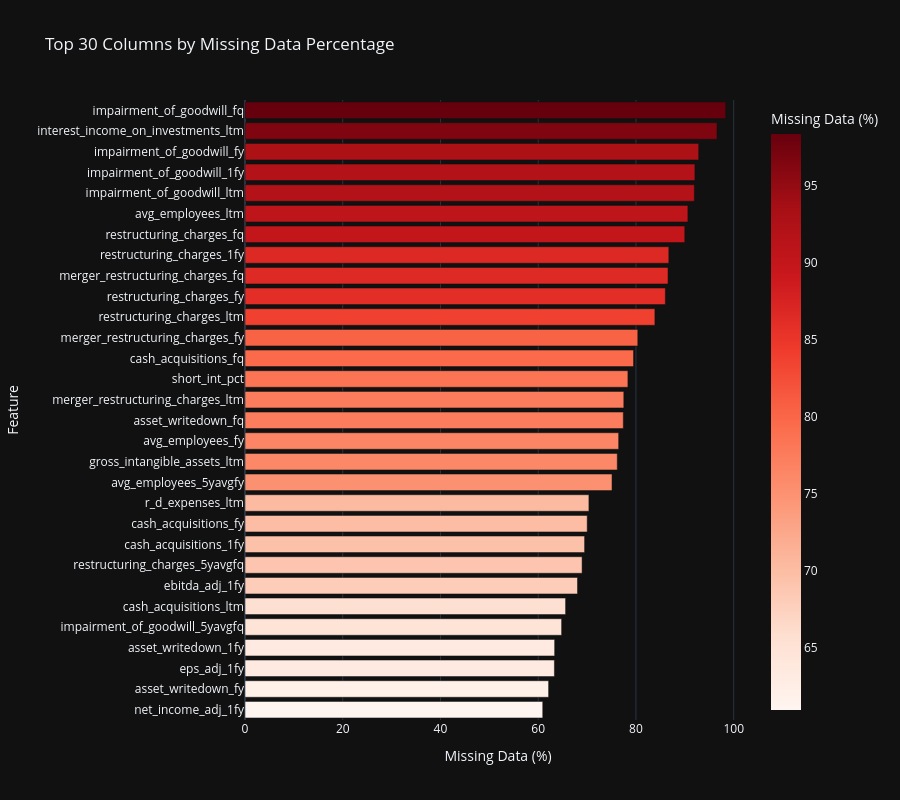
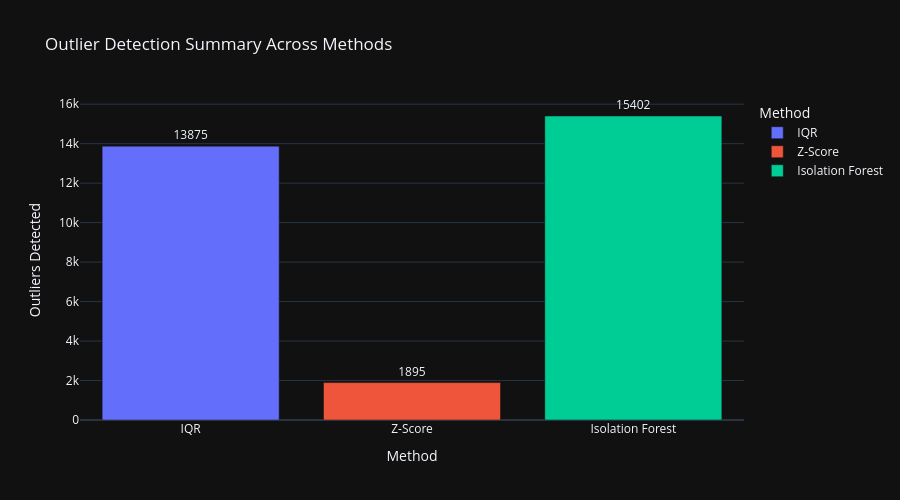
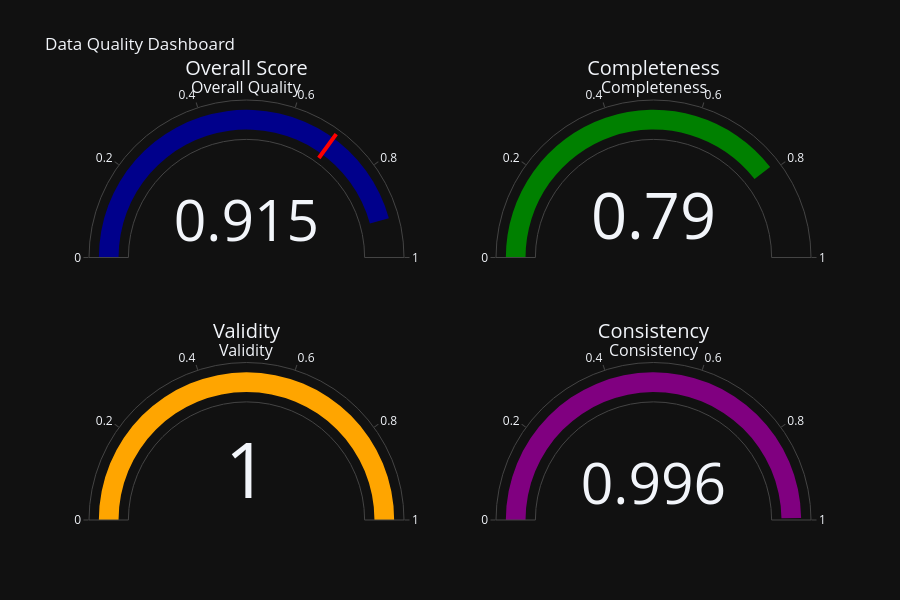

The notebook cell these images were saved under, in order:
### Code cell
# 📊 Interactive Data Quality Visualizations
print("\n📊 Creating Interactive Data Quality Visualizations...")

# Note: Output directories already created at initialization (all Phase 9.1-9.8 subdirectories)

# 1. Missing Value Heatmap (Interactive Plotly)
missing_pct = (all_stocks.isnull().sum() / len(all_stocks) * 100).sort_values(ascending=False)
missing_df = pd.DataFrame({
    'Column': missing_pct.index,
    'Missing %': missing_pct.values
    }).head(30)

fig_missing = px.bar(
        missing_df,
        x='Missing %',
        y='Column',
        orientation='h',
        title='Top 30 Columns by Missing Data Percentage',
        labels={'Missing %': 'Missing Data (%)', 'Column': 'Feature'},
        color='Missing %',
        color_continuous_scale='Reds',
        height=800
        )
fig_missing.update_layout(yaxis={'categoryorder': 'total ascending'})
fig_missing.show()

# Save as HTML for interactive viewing
fig_missing.write_html(OUTPUT_DIR / "eda" / "missing_values_heatmap.html")
print(f"✓ Saved: {OUTPUT_DIR / 'eda' / 'missing_values_heatmap.html'}")

# 2. Outlier Detection Summary (Interactive Bar Chart)
outlier_summary = pd.DataFrame({
    'Method': ['IQR', 'Z-Score', 'Isolation Forest'],
    'Outliers Detected': [total_iqr, total_zscore, total_iforest],
    'Columns Analyzed': [len(outliers_iqr), len(outliers_zscore), len(outliers_iforest)]
    })

fig_outliers = px.bar(
        outlier_summary,
        x='Method',
        y='Outliers Detected',
        title='Outlier Detection Summary Across Methods',
        color='Method',
        text='Outliers Detected',
        height=500
        )
fig_outliers.update_traces(texttemplate='%{text}', textposition='outside')
fig_outliers.show()
fig_outliers.write_html(OUTPUT_DIR / "eda" / "outlier_detection_summary.html")
print(f"✓ Saved: {OUTPUT_DIR / 'eda' / 'outlier_detection_summary.html'}")

# 3. Data Quality Score Dashboard (Gauge Charts)
fig_quality = make_subplots(
        rows=2, cols=2,
        specs=[[{'type': 'indicator'}, {'type': 'indicator'}],
               [{'type': 'indicator'}, {'type': 'indicator'}]],
        subplot_titles=('Overall Quality', 'Completeness', 'Validity', 'Consistency')
        )

fig_quality.add_trace(go.Indicator(
        mode="gauge+number",
        value=quality_report.overall_score,
        title={'text': "Overall Score"},
        gauge={'axis': {'range': [0, 1]},
               'bar': {'color': "darkblue"},
               'threshold': {'line': {'color': "red", 'width': 4}, 'thickness': 0.75, 'value': 0.7}}
        ), row=1, col=1)

fig_quality.add_trace(go.Indicator(
        mode="gauge+number",
        value=quality_report.completeness_score,
        title={'text': "Completeness"},
        gauge={'axis': {'range': [0, 1]}, 'bar': {'color': "green"}}
        ), row=1, col=2)

fig_quality.add_trace(go.Indicator(
        mode="gauge+number",
        value=quality_report.validity_score,
        title={'text': "Validity"},
        gauge={'axis': {'range': [0, 1]}, 'bar': {'color': "orange"}}
        ), row=2, col=1)

fig_quality.add_trace(go.Indicator(
        mode="gauge+number",
        value=quality_report.consistency_score,
        title={'text': "Consistency"},
        gauge={'axis': {'range': [0, 1]}, 'bar': {'color': "purple"}}
        ), row=2, col=2)

fig_quality.update_layout(
        title_text="Data Quality Dashboard",
        height=600,
        showlegend=False
        )
fig_quality.show()
fig_quality.write_html(OUTPUT_DIR / "eda" / "data_quality_dashboard.html")
print(f"✓ Saved: {OUTPUT_DIR / 'eda' / 'data_quality_dashboard.html'}")

print(f"\n✅ Section 2 Interactive Visualizations Complete")
# Optionally, print the actual issues
if quality_report.issues:
    print(f"  Issue details:")
    for issue in quality_report.issues[:5]:  # Show first 5 issues
        print(f"    - {issue}")
    if len(quality_report.issues) > 5:
        print(f"    ... and {len(quality_report.issues) - 5} more issues")

### Figure 1 — Plotly figure (JSON) as saved in the notebook; plotly's stock layout.template omitted (floating-point values rounded to 4 significant figures)
{"data": [{"hovertemplate": "Missing Data (%)=%{marker.color}<br>Feature=%{y}<extra></extra>", "legendgroup": "", "marker": {"color": [98.36, 96.59, 92.84, 92.06, 91.95, 90.62, 89.99, 86.72, 86.56, 86.01, 83.88, 80.38, 79.5, 78.35, 77.51, 77.41, 76.46, 76.17, 75.1, 70.38, 70.03, 69.49, 68.97, 68.04, 65.6, 64.79, 63.36, 63.31, 62.12, 60.92], "coloraxis": "coloraxis", "pattern": {"shape": ""}}, "name": "", "orientation": "h", "showlegend": false, "textposition": "auto", "x": [98.36, 96.59, 92.84, 92.06, 91.95, 90.62, 89.99, 86.72, 86.56, 86.01, 83.88, 80.38, 79.5, 78.35, 77.51, 77.41, 76.46, 76.17, 75.1, 70.38, 70.03, 69.49, 68.97, 68.04, 65.6, 64.79, 63.36, 63.31, 62.12, 60.92], "xaxis": "x", "y": ["impairment_of_goodwill_fq", "interest_income_on_investments_ltm", "impairment_of_goodwill_fy", "impairment_of_goodwill_1fy", "impairment_of_goodwill_ltm", "avg_employees_ltm", "restructuring_charges_fq", "restructuring_charges_1fy", "merger_restructuring_charges_fq", "restructuring_charges_fy", "restructuring_charges_ltm", "merger_restructuring_charges_fy", "cash_acquisitions_fq", "short_int_pct", "merger_restructuring_charges_ltm", "asset_writedown_fq", "avg_employees_fy", "gross_intangible_assets_ltm", "avg_employees_5yavgfy", "r_d_expenses_ltm", "cash_acquisitions_fy", "cash_acquisitions_1fy", "restructuring_charges_5yavgfq", "ebitda_adj_1fy", "cash_acquisitions_ltm", "impairment_of_goodwill_5yavgfq", "asset_writedown_1fy", "eps_adj_1fy", "asset_writedown_fy", "net_income_adj_1fy"], "yaxis": "y", "type": "bar"}], "layout": {"xaxis": {"anchor": "y", "domain": [0.0, 1.0], "title": {"text": "Missing Data (%)"}}, "yaxis": {"anchor": "x", "domain": [0.0, 1.0], "title": {"text": "Feature"}, "categoryorder": "total ascending"}, "coloraxis": {"colorbar": {"title": {"text": "Missing Data (%)"}}, "colorscale": [[0.0, "rgb(255,245,240)"], [0.125, "rgb(254,224,210)"], [0.25, "rgb(252,187,161)"], [0.375, "rgb(252,146,114)"], [0.5, "rgb(251,106,74)"], [0.625, "rgb(239,59,44)"], [0.75, "rgb(203,24,29)"], [0.875, "rgb(165,15,21)"], [1.0, "rgb(103,0,13)"]]}, "legend": {"tracegroupgap": 0}, "title": {"text": "Top 30 Columns by Missing Data Percentage"}, "barmode": "relative", "height": 800}}

### Figure 2 — Plotly figure (JSON) as saved in the notebook; plotly's stock layout.template omitted (floating-point values rounded to 4 significant figures)
{"data": [{"hovertemplate": "Method=%{x}<br>Outliers Detected=%{text}<extra></extra>", "legendgroup": "IQR", "marker": {"color": "#636efa", "pattern": {"shape": ""}}, "name": "IQR", "orientation": "v", "showlegend": true, "text": [13880.0], "textposition": "outside", "x": ["IQR"], "xaxis": "x", "y": [13875], "yaxis": "y", "type": "bar", "texttemplate": "%{text}"}, {"hovertemplate": "Method=%{x}<br>Outliers Detected=%{text}<extra></extra>", "legendgroup": "Z-Score", "marker": {"color": "#EF553B", "pattern": {"shape": ""}}, "name": "Z-Score", "orientation": "v", "showlegend": true, "text": [1895.0], "textposition": "outside", "x": ["Z-Score"], "xaxis": "x", "y": [1895], "yaxis": "y", "type": "bar", "texttemplate": "%{text}"}, {"hovertemplate": "Method=%{x}<br>Outliers Detected=%{text}<extra></extra>", "legendgroup": "Isolation Forest", "marker": {"color": "#00cc96", "pattern": {"shape": ""}}, "name": "Isolation Forest", "orientation": "v", "showlegend": true, "text": [15400.0], "textposition": "outside", "x": ["Isolation Forest"], "xaxis": "x", "y": [15402], "yaxis": "y", "type": "bar", "texttemplate": "%{text}"}], "layout": {"xaxis": {"anchor": "y", "domain": [0.0, 1.0], "title": {"text": "Method"}, "categoryorder": "array", "categoryarray": ["IQR", "Z-Score", "Isolation Forest"]}, "yaxis": {"anchor": "x", "domain": [0.0, 1.0], "title": {"text": "Outliers Detected"}}, "legend": {"title": {"text": "Method"}, "tracegroupgap": 0}, "title": {"text": "Outlier Detection Summary Across Methods"}, "barmode": "relative", "height": 500}}

### Figure 3 — Plotly figure (JSON) as saved in the notebook; plotly's stock layout.template omitted (floating-point values rounded to 4 significant figures)
{"data": [{"gauge": {"axis": {"range": [0, 1]}, "bar": {"color": "darkblue"}, "threshold": {"line": {"color": "red", "width": 4}, "thickness": 0.75, "value": 0.7}}, "mode": "gauge+number", "title": {"text": "Overall Score"}, "value": 0.9146, "type": "indicator", "domain": {"x": [0.0, 0.45], "y": [0.625, 1.0]}}, {"gauge": {"axis": {"range": [0, 1]}, "bar": {"color": "green"}}, "mode": "gauge+number", "title": {"text": "Completeness"}, "value": 0.7898, "type": "indicator", "domain": {"x": [0.55, 1.0], "y": [0.625, 1.0]}}, {"gauge": {"axis": {"range": [0, 1]}, "bar": {"color": "orange"}}, "mode": "gauge+number", "title": {"text": "Validity"}, "value": 1.0, "type": "indicator", "domain": {"x": [0.0, 0.45], "y": [0.0, 0.375]}}, {"gauge": {"axis": {"range": [0, 1]}, "bar": {"color": "purple"}}, "mode": "gauge+number", "title": {"text": "Consistency"}, "value": 0.9955, "type": "indicator", "domain": {"x": [0.55, 1.0], "y": [0.0, 0.375]}}], "layout": {"annotations": [{"font": {"size": 16}, "showarrow": false, "text": "Overall Quality", "x": 0.225, "xanchor": "center", "xref": "paper", "y": 1.0, "yanchor": "bottom", "yref": "paper"}, {"font": {"size": 16}, "showarrow": false, "text": "Completeness", "x": 0.775, "xanchor": "center", "xref": "paper", "y": 1.0, "yanchor": "bottom", "yref": "paper"}, {"font": {"size": 16}, "showarrow": false, "text": "Validity", "x": 0.225, "xanchor": "center", "xref": "paper", "y": 0.375, "yanchor": "bottom", "yref": "paper"}, {"font": {"size": 16}, "showarrow": false, "text": "Consistency", "x": 0.775, "xanchor": "center", "xref": "paper", "y": 0.375, "yanchor": "bottom", "yref": "paper"}], "title": {"text": "Data Quality Dashboard"}, "height": 600, "showlegend": false}}
